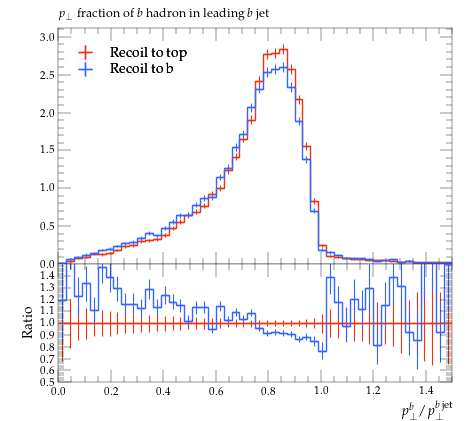

Write the Python code that produced this figure.
#! /usr/bin/env python

# This Python script was auto-generated using YODA v2.0.2.
# Analysis object: /MC_HFJETS/ptfracB
# Timestamp: 30-07-2026 (13:09:52)

import matplotlib as mpl
import matplotlib.pyplot as plt
mpl.use('Agg') # comment out for interactive use
import os
import numpy as np

plotDir = os.path.split(os.path.realpath(__file__))[0]
if 'YODA_USER_PLOT_PATH' in globals():
    plot_outdir = globals()['YODA_USER_PLOT_PATH']
else:
    plot_outdir = plotDir

#plot style
plt.style.use(os.path.join(plotDir, '../default.mplstyle'))
# plot metadata
figW, figH = plt.rcParams['figure.figsize']
ax_xLabel = r'$p_\perp^b / p_\perp^{b\,\mathrm{jet}}$'
ax_yLabel = r''
ax_title  = r'$p_\perp$ fraction of $b$ hadron in leading $b$ jet'
ax_xScale = 'linear'
ax_yScale = 'linear'
xLims = (0.0, 1.5)
yLims = (0.0, 3.1176552)

# TeX-friendly labels for the legend
labels = {
    'legend' : ([ r"Recoil to top", r"Recoil to b" ], r""),
}

# Adjust canvas width and height
canvasW = 10.0
canvasH = 9.0
figW *= canvasW/10.
figH *= canvasH/9.

# Create figure and axis objects
fig, (ax, ratio0_ax) = plt.subplots(2, 1, sharex=True,
                  figsize=(figW,figH), gridspec_kw={'height_ratios': (6.0, 3.0)})

# Set figure margins
plt.subplots_adjust(
    left   = 1.0 * plt.rcParams['figure.subplot.left'],
    right  = 1.0 * plt.rcParams['figure.subplot.right'],
    top    = 1.0 * plt.rcParams['figure.subplot.top'],
    bottom = 1.0 * plt.rcParams['figure.subplot.bottom'])

ratio0_ax.yaxis.set_major_locator(mpl.ticker.MultipleLocator(0.1))
ratio0_ax.set_ylim(0.5, 1.4999)
ratio0_ax.set_ylabel('Ratio')

# the numerical data is stored in a separate file
dataf = dict()
prefix = os.path.split(__file__)[0]
if prefix:    prefix = prefix + '/'
exec(open(prefix+'ptfracB__data.py').read(), dataf)


legend_handles = dict() # keep track of handles for the legend

# style options for curves
# starts at zorder>=5 to draw curve on top of legend
styles = {
  'recoil_t': {
    'color' : '#EE3311',
    'linestyle' : '-',
    'linewidth' : 1,
    'marker' : 'none',
    'markersize' : 2,
    'capsize' : 0.0,
    'zorder' : 5,
    'histstyle' : 1,
    'drawstyle' : 'steps-pre',
    'xerrorbars' : 1,
    'yerrorbars' : 1,
    'fillcolor' : None,
    'fillopacity' : 1.0,
    'ratio0_linestyle' : '-',
    'ratio0_linewidth' : 1,
    'ratio0_marker' : 'none',
    'ratio0_markersize' : 2,
    'ratio0_capsize' : 0.0,
    'ratio0_zorder' : 5,
    'ratio0_histstyle' : 1,
    'ratio0_drawstyle' : 'steps-pre',
    'ratio0_xerrorbars' : 1,
    'ratio0_yerrorbars' : 1,
  },
  'recoil_b': {
    'color' : '#3366FF',
    'linestyle' : '-',
    'linewidth' : 1,
    'marker' : 'none',
    'markersize' : 2,
    'capsize' : 0.0,
    'zorder' : 6,
    'histstyle' : 1,
    'drawstyle' : 'steps-pre',
    'xerrorbars' : 1,
    'yerrorbars' : 1,
    'fillcolor' : None,
    'fillopacity' : 1.0,
    'ratio0_linestyle' : '-',
    'ratio0_linewidth' : 1,
    'ratio0_marker' : 'none',
    'ratio0_markersize' : 2,
    'ratio0_capsize' : 0.0,
    'ratio0_zorder' : 6,
    'ratio0_histstyle' : 1,
    'ratio0_drawstyle' : 'steps-pre',
    'ratio0_xerrorbars' : 1,
    'ratio0_yerrorbars' : 1,
  },
}

# curve from input yoda files in main panel
for label, yvals in dataf['yvals'].items():
    if all(np.isnan(v) for v in dataf['yvals'][label]):
        continue
    tmp = None
    if styles[label]['histstyle']: # draw as histogram
        xpos = dataf['xedges'][label] if styles[label]['drawstyle'] else dataf['xpoints'][label]
        ypos = np.insert(yvals, 0, yvals[0]) if styles[label]['drawstyle'] else yvals
        if styles[label]['fillcolor']: # fill area below curve
            ax.fill_between(xpos, ypos, step='pre',
                            color=styles[label]['fillcolor'],
                            alpha=styles[label]['fillopacity'])
        tmp, = ax.plot(xpos, ypos,
                       color=styles[label]['color'],
                       linestyle=styles[label]['linestyle'],
                       linewidth=styles[label]['linewidth'],
                       drawstyle=styles[label]['drawstyle'], solid_joinstyle='miter',
                       zorder=styles[label]['zorder'], label=label)
    tmp = ax.errorbar(dataf['xpoints'][label], yvals,
                      xerr=np.array(dataf['xerrs'][label])*styles[label]['xerrorbars'],
                      yerr=np.array(dataf['yerrs'][label])*styles[label]['yerrorbars'],
                      fmt=styles[label]['marker'], capsize=styles[label]['capsize'],
                      markersize=styles[label]['markersize'],
                      ecolor=styles[label]['color'],
                      color=styles[label]['color'], zorder=styles[label]['zorder'])
    tmp[-1][0].set_linestyle(styles[label]['linestyle'])
    tmp[-1][0].set_linewidth(styles[label]['linewidth'])
    if label in dataf['add_legend_handle']:  legend_handles[label] = tmp
    for varLabel in dataf['variation_yvals'].keys():
        if varLabel.startswith(label):
            tmp, = ax.plot(dataf['xedges'][label], dataf['variation_yvals'][varLabel],
                           color=styles[label]['color'],
                           linestyle=styles[label]['linestyle'],
                           linewidth=styles[label]['linewidth'],
                           drawstyle='steps-pre', solid_joinstyle='miter',
                           zorder=styles[label]['zorder'], alpha=0.5)


# plots on ratio panel
# curve from input yoda files in ratio panel
for label, yvals in dataf['ratio0_yvals'].items():
    if all(np.isnan(v) for v in yvals):
        continue
    if styles[label]['ratio0_histstyle']: # plot as histogram
        xpos = dataf['xedges']['recoil_t'] if styles[label]['ratio0_drawstyle'] else dataf['xpoints']['recoil_t']
        ypos = np.insert(yvals, 0, yvals[0]) if styles[label]['ratio0_drawstyle'] else yvals
        ratio0_ax.plot(xpos, ypos,
                       color=styles[label]['color'],
                       linewidth=styles[label]['linewidth'],
                       linestyle=styles[label]['ratio0_linestyle'],
                       drawstyle=styles[label]['ratio0_drawstyle'], zorder=styles[label]['zorder'],
                       solid_joinstyle='miter')
    tmp = ratio0_ax.errorbar(dataf['xpoints']['recoil_t'], yvals,
                             xerr=np.array(dataf['ref_xerrs'])*styles[label]['ratio0_xerrorbars'],
                             yerr=np.array(dataf['ratio0_yerrs'][label])*styles[label]['ratio0_yerrorbars'],
                             fmt=styles[label]['ratio0_marker'], capsize=styles[label]['ratio0_capsize'],
                             markersize=styles[label]['ratio0_markersize'],
                             ecolor=styles[label]['color'],
                             color=styles[label]['color'])
    tmp[-1][0].set_linestyle(styles[label]['ratio0_linestyle'])
    tmp[-1][0].set_linewidth(styles[label]['ratio0_linewidth'])

    for varlabel in dataf['ratio0_variation_vals'].keys():
        if varlabel.startswith(label):
            ratio0_ax.plot(dataf['xedges']['recoil_t'],
                            dataf['ratio0_variation_vals'][varlabel],
                            color=styles[label]['color'],
                            linestyle=styles[label]['linestyle'],
                            linewidth=styles[label]['linewidth'],
                            drawstyle='steps-pre', solid_joinstyle='miter',
                            zorder=1, alpha=0.5)

legend_items = list(legend_handles.values())
ax.add_artist(ax.legend(legend_items,
                        labels['legend'][0],
                        title=labels['legend'][1],
                        alignment='left',
                        loc='upper left',
                        bbox_to_anchor=(0.0, 0.97)))

# set plot metadata as defined above
ratio0_ax.set_xlabel(ax_xLabel)
ratio0_ax.xaxis.set_label_coords(1., -0.15)
ax.set_ylabel(ax_yLabel, ha='right', va='top')
ax.yaxis.set_label_coords(-0.11, 1.0)
ax.set_title(ax_title, loc='left')
ax.set_xscale(ax_xScale)
ax.set_yscale(ax_yScale)
ax.set_xlim(xLims)
ax.set_ylim(yLims)

# tick formatting
plt.rcParams['xtick.top'] = True
plt.rcParams['ytick.right'] = True
fig.align_ylabels((ax, ratio0_ax))
plt.savefig(os.path.join(plot_outdir, 'ptfracB.pdf'), format='PDF')
plt.savefig(os.path.join(plot_outdir, 'ptfracB.png'), format='PNG')

plt.close(fig)
